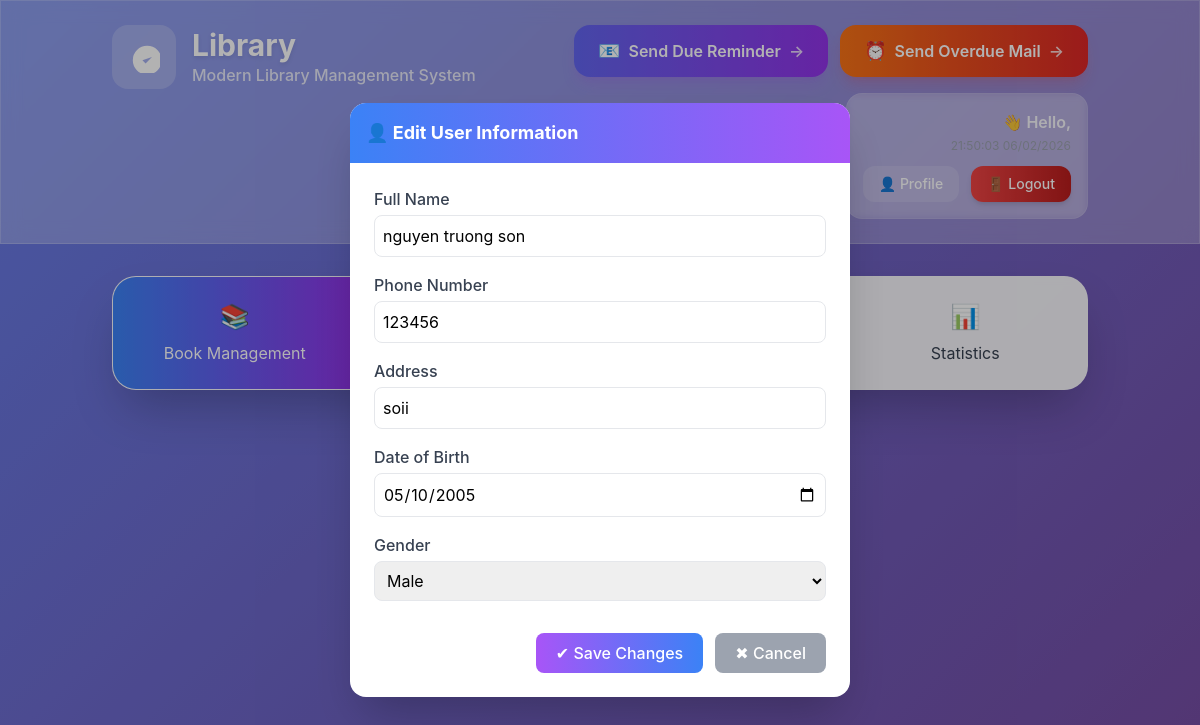
The page /Librarian/users/1/edit/ on the database its author committed.
### account/models.py (models this page shows, shortened)
class UserProfile(models.Model):
    user = models.OneToOneField(User, on_delete=models.CASCADE)
    name = models.CharField(max_length=100, blank=True, null=True)
    phone= models.CharField(max_length=15, blank=True)
    occupation = models.CharField(max_length=30, blank=True, null=True)
    date_of_birth = models.DateField(max_length=25, blank=True, null=True)
    address = models.TextField(max_length=100,blank=True,null=True)
    Gender_Choices = (
        ('male', 'Nam'),
        ('female', 'Nữ'),
        ('other', 'Khác')
    )
    gender = models.CharField(max_length=10,choices=Gender_Choices)
    Role_Choices = (
        ('user', 'user'),
        ('librarian', 'librarian'),
    )
    role = models.CharField(max_length=10, choices=Role_Choices, default='user')
    Membership_Choices=(
        ('basic','Cơ bản'),
        ('standard','Tiêu chuẩn'),
        ('premium','Cao cấp')
    )
    membership_level= models.CharField(max_length=15, choices=Membership_Choices, default='basic')
    membership_upgrade_date = models.DateField(blank=True, null=True, verbose_name="Date of Upgrade")
    membership_expiry_date = models.DateField(blank=True, null=True, verbose_name="Expiry Date")

### Librarian/views.py (the view, shortened to what this page needs)
# urls.py: path('users/<int:user_id>/edit/', views.edit_user, name='edit_user'),
def edit_user(request, user_id):
    profile = get_object_or_404(UserProfile, pk=user_id)
    return render(request, 'edit_user.html', {'user': profile})

### Librarian/templates/edit_user.html (shortened to what this page needs)
{% extends "librarian_dashboard.html" %}
{% block content %}
<div id="editForm"
     class="fixed inset-0 flex items-center justify-center z-[9999] transition-all duration-300 animate-fadeIn">
  <div class="bg-white rounded-2xl shadow-2xl p-6 w-[500px] card-hover">
    <div class="bg-gradient-to-r from-blue-500 to-purple-500 p-4 rounded-t-2xl -mx-6 -mt-6 mb-6 flex items-center justify-between">
      <h2 class="text-white font-bold text-lg flex items-center gap-2">
        👤 Edit User Information
      </h2>
    </div>
    <form method="POST" class="space-y-4">
      <div>
        <label class="block text-gray-700 font-medium mb-1">Full Name</label>
        <input type="text" name="name" value="{{ user.name }}"
               class="border rounded-lg p-2 w-full focus:ring-2 focus:ring-purple-400"/>
      </div>
      <div>
        <label class="block text-gray-700 font-medium mb-1">Phone Number</label>
        <input type="text" name="phone" value="{{ user.phone }}"
               class="border rounded-lg p-2 w-full focus:ring-2 focus:ring-purple-400"/>
      </div>
      <div>
        <label class="block text-gray-700 font-medium mb-1">Address</label>
        <input type="text" name="address" value="{{ user.address }}"
               class="border rounded-lg p-2 w-full focus:ring-2 focus:ring-purple-400"/>
      </div>
      <div>
        <label class="block text-gray-700 font-medium mb-1">Date of Birth</label>
        <input type="date" name="date_of_birth" value="{{ user.date_of_birth|date:'Y-m-d' }}"
               class="border rounded-lg p-2 w-full focus:ring-2 focus:ring-purple-400"/>
      </div>
      <div>
        <label class="block text-gray-700 font-medium mb-1">Gender</label>
        <select name="gender"
                class="border rounded-lg p-2 w-full focus:ring-2 focus:ring-purple-400">
          <option value="male" {% if user.gender == 'male' %}selected{% endif %}>Male</option>
        </select>
      </div>
      <div class="flex justify-end gap-3 pt-4">
        <button type="submit"
                class="px-5 py-2 rounded-lg bg-gradient-to-r from-purple-500 to-blue-500 text-white font-medium hover:opacity-90"
                onclick="unlockPage()">
          ✔ Save Changes
        </button>
        <a href="{% url 'librarian:managebook' %}?section=quanLyNguoiDung"
           class="px-5 py-2 rounded-lg bg-gray-400 hover:bg-gray-500 text-white font-medium"
           onclick="unlockPage()">
          ✖ Cancel
        </a>
      </div>
    </form>
  </div>
</div>
{% endblock %}

### templates/librarian_dashboard.html (style rules this page uses)
body { box-sizing: border-box; }
* { font-family: "Inter", sans-serif; }
.gradient-bg { background: linear-gradient(135deg, #667eea 0%, #764ba2 100%); }
.card-hover { transition: all 0.3s cubic-bezier(0.4, 0, 0.2, 1); }

### Librarian/templates/edit_user.html (style rules this page uses)
.card-hover { transition: all 0.3s ease; }
.animate-fadeIn { animation: fadeIn 0.25s ease-out; }

### rows shown on the page
UserProfile: name "nguyen truong son", phone "123456", address "soii", date_of_birth "05/10/2005", gender "Male"
